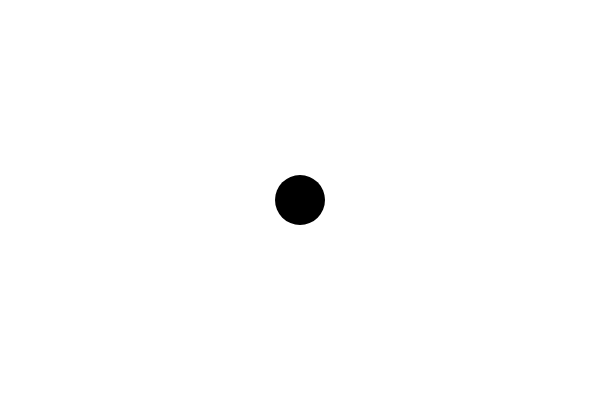
Frame 1 (no input)
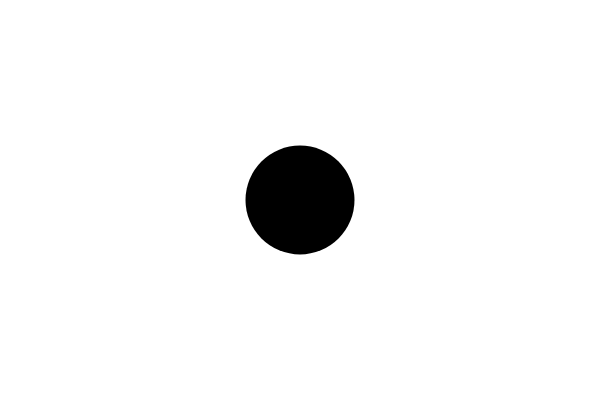
Frame 60 (no input)
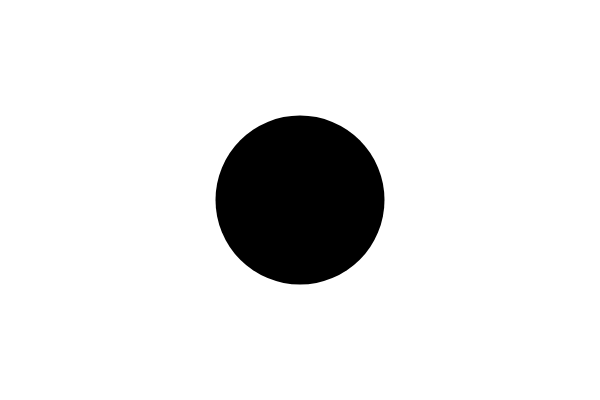
Frame 120 (the mouse pressed at the canvas centre since frame 60)

The p5.js sketch that drew these frames (run headless with seeded random() and noise() and a simulated clock; from frame 60 on, the mouse is pressed at the canvas centre):

// p5.js sketch
// ── sketch.js
var r, speed;

function setup() {
  createCanvas(600, 400);
  noStroke();
  ellipseMode(CENTER);
  r = 50;
  speed = 1;
}

function draw() {
  background(255);
  fill(0);
  ellipse(width/2, height/2, r, r);
  r = r + speed;
  if (r > 200 || r < 50) {
    speed = speed * -1;
  }
}
